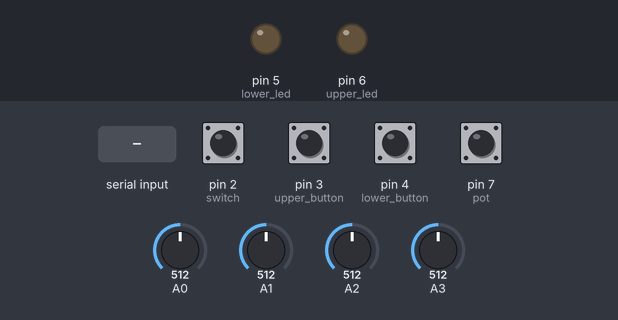
The sketch below on a simulated Arduino Uno, built with avr-gcc and run on an emulated ATmega328P. Shown: output pins drawn as LEDs (lit = HIGH). The test bench sets the inputs (shaded band); at power-on: pin 2 (switch), pin 3 (upper_button), pin 4 (lower_button), pin 7 (pot) HIGH, A0 = 512, A1 = 512, A2 = 512, A3 = 512. What the sketch prints to the serial monitor is not drawn.

Above: at 1.2 s.
1.3 s: "pin5high\n" received over Serial
At 2.5 s:
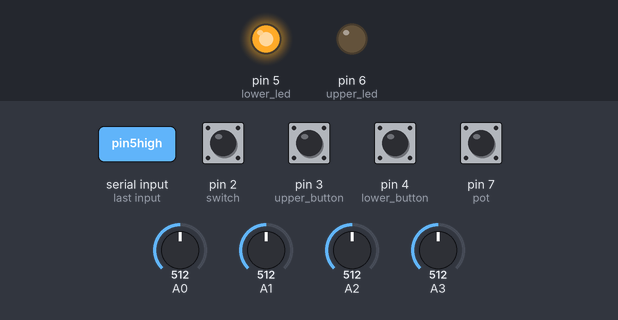
2.8 s: "pin6high\n" received over Serial
At 3.8 s:
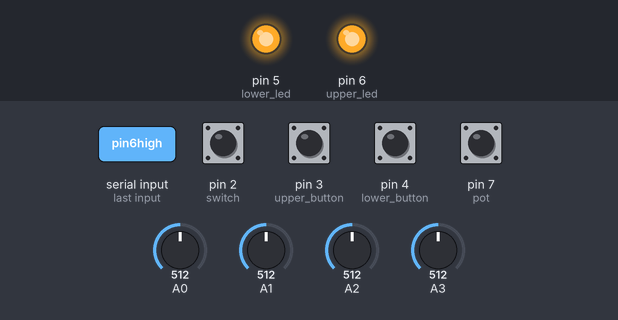
4.3 s: "pin5low\n" received over Serial
At 4.9 s:
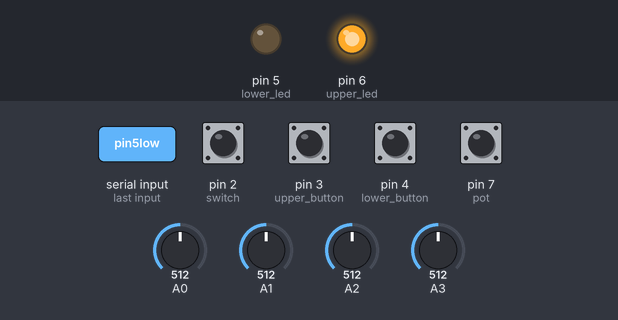
5.8 s: "pin6low\n" received over Serial
At 7.2 s:
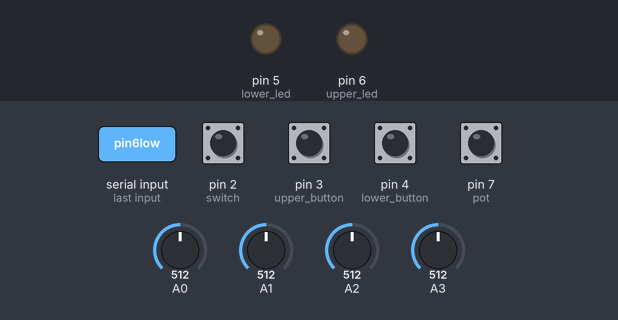
Timing chart, 0 to 8.3 s (numbered marks = the images above; inputs shaded):
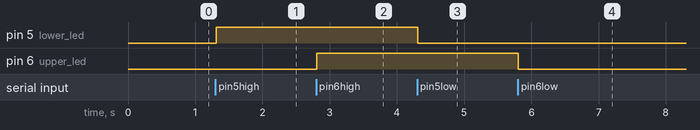

The sketch:

arduino.ino
```cpp
#include <math.h>

String command;
String previous_state = "";
bool update=true;

void setup() {
  Serial.begin(9600); // Initialize serial communication
  Serial.setTimeout(10);
  pinMode(2, INPUT_PULLUP); // switch
  pinMode(3, INPUT_PULLUP); // upper button
  pinMode(4, INPUT_PULLUP); // lower button
  pinMode(5, OUTPUT);       // lower led
  pinMode(6, OUTPUT);       // upper led
  pinMode(7, INPUT_PULLUP); // pot. switch
}

void loop() {
  update=false;

  String current_state = "";

  // Check the state of each input
  if (digitalRead(2) == HIGH) current_state += "[0,"; // switch
  else current_state += "[1,";

  if (digitalRead(3) == HIGH) current_state += "0,"; // upper button
  else current_state += "1,";

  if (digitalRead(4) == HIGH) current_state += "0,"; // lower button
  else current_state += "1,";

  if (digitalRead(7) == HIGH) current_state += "0,"; // lower button
  else current_state += "1,";

  if (current_state != previous_state) {
    previous_state = current_state;
    update=true;
  }

  // Check the state of each potentiometer
  for (int i = 0; i < 4; i++) {

    int pot_reading = analogRead(A0 + i); // Read potentiometer input
    static int previous_pot_reading[4] = {0}; // Static array to store previous potentiometer readings
    static int pot_tresh[4] = {4,6,4,4};
    // Check if the difference between the current and previous potentiometer readings exceeds the threshold
    if (abs(int((pot_reading+previous_pot_reading[i])/2) - previous_pot_reading[i]) > pot_tresh[i]) {
      update=true;
      previous_pot_reading[i] = int((pot_reading+previous_pot_reading[i])/2); // Update previous potentiometer reading
      current_state += int((pot_reading+previous_pot_reading[i])/2);
    }
    else{

      current_state += pot_reading;

    }
    if (i < 3) {
      current_state += ","; // Add comma as delimiter between potentiometer states
    }
    if (i==3){
      current_state += "]";
    }
  }

  // Check for state changes and send data
  if (update) {
    Serial.println(current_state);
  }

  // Process commands from Python
  command = Serial.readStringUntil('\n');
  if (command.equals("pin5high")) digitalWrite(5, HIGH);
  else if (command.equals("pin6high")) digitalWrite(6, HIGH);
  else if (command.equals("pin5low")) digitalWrite(5, LOW);
  else if (command.equals("pin6low")) digitalWrite(6, LOW);

}
```

Measured:
- after the input at 1.3 s, pin 5 (lower_led): LOW → HIGH at once
- after the input at 2.8 s, pin 6 (upper_led): LOW → HIGH at once
- after the input at 4.3 s, pin 5 (lower_led): HIGH → LOW at once
- after the input at 5.8 s, pin 6 (upper_led): HIGH → LOW at once
